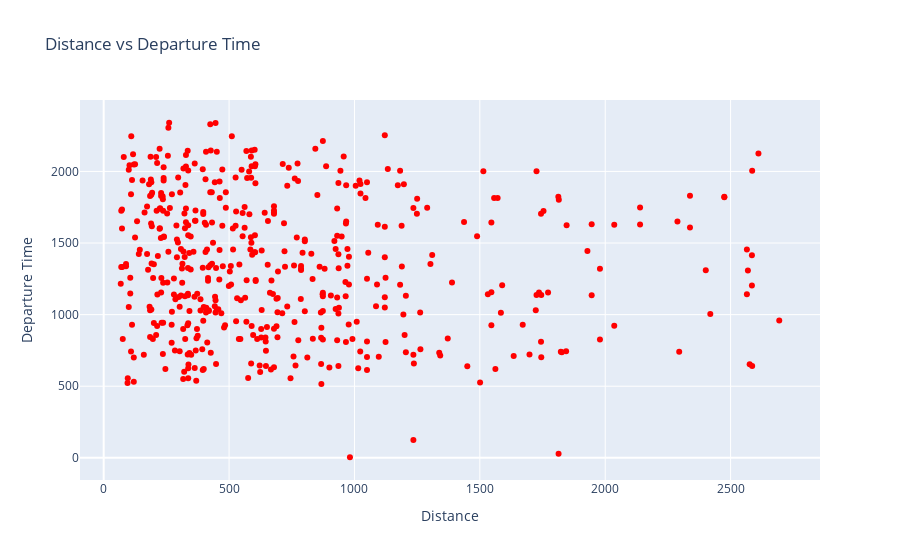

The cell this chart's notebook holds for it:
### Markdown cell above
#### Idea: How departure time changes with respect to airport distance

### Code cell
# First we create a figure using go.Figure and adding trace to it through go.scatter
fig = go.Figure(data=go.Scatter(x=data['Distance'], y=data['DepTime'], mode='markers', marker = dict(color='red')))
# Updating layout through `update_layout`. Here we are adding title to the plot and providing title to x and y axis.
fig.update_layout(title="Distance vs Departure Time", xaxis_title="Distance" , yaxis_title="Departure Time")
fig.show()

### Figure 1 — Plotly figure (JSON) as saved in the notebook; plotly's stock layout.template omitted (floating-point values rounded to 4 significant figures; data arrays with more than 128 entries replaced by an {"elided": "..."} marker saying what was removed)
{"data": [{"marker": {"color": "red"}, "mode": "markers", "type": "scatter", "x": {"elided": "500 int values"}, "y": {"elided": "500 int values"}}], "layout": {"title": {"text": "Distance vs Departure Time"}, "xaxis": {"title": {"text": "Distance"}}, "yaxis": {"title": {"text": "Departure Time"}}}}
